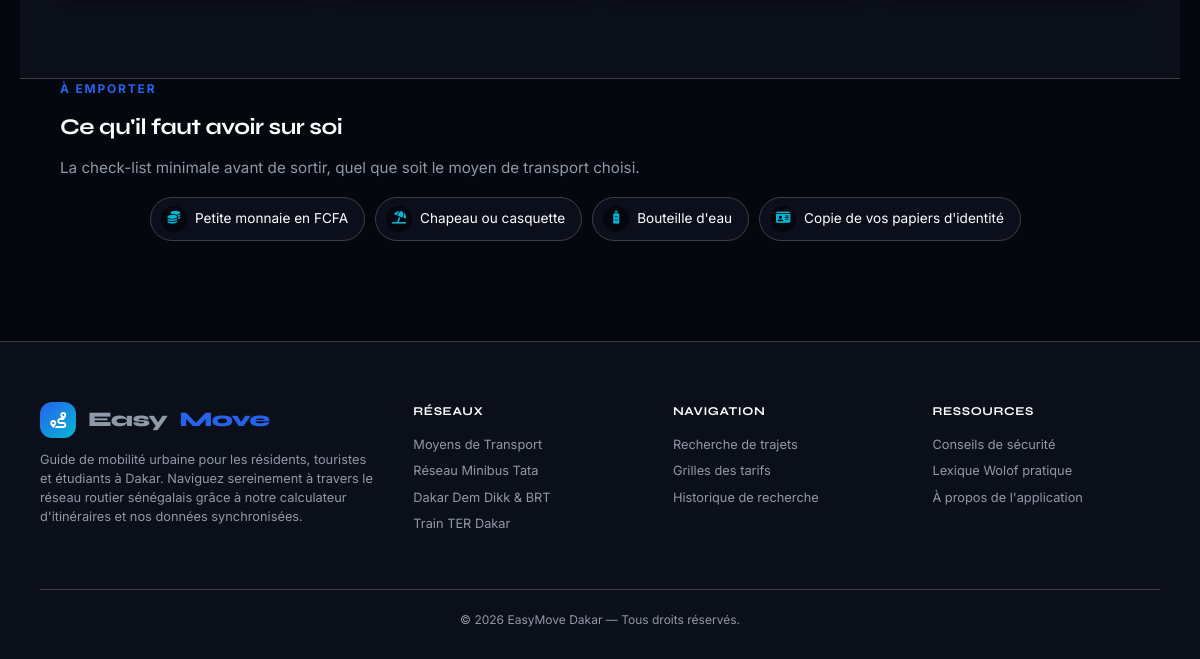
The app's page /conseils (lower part), older data.
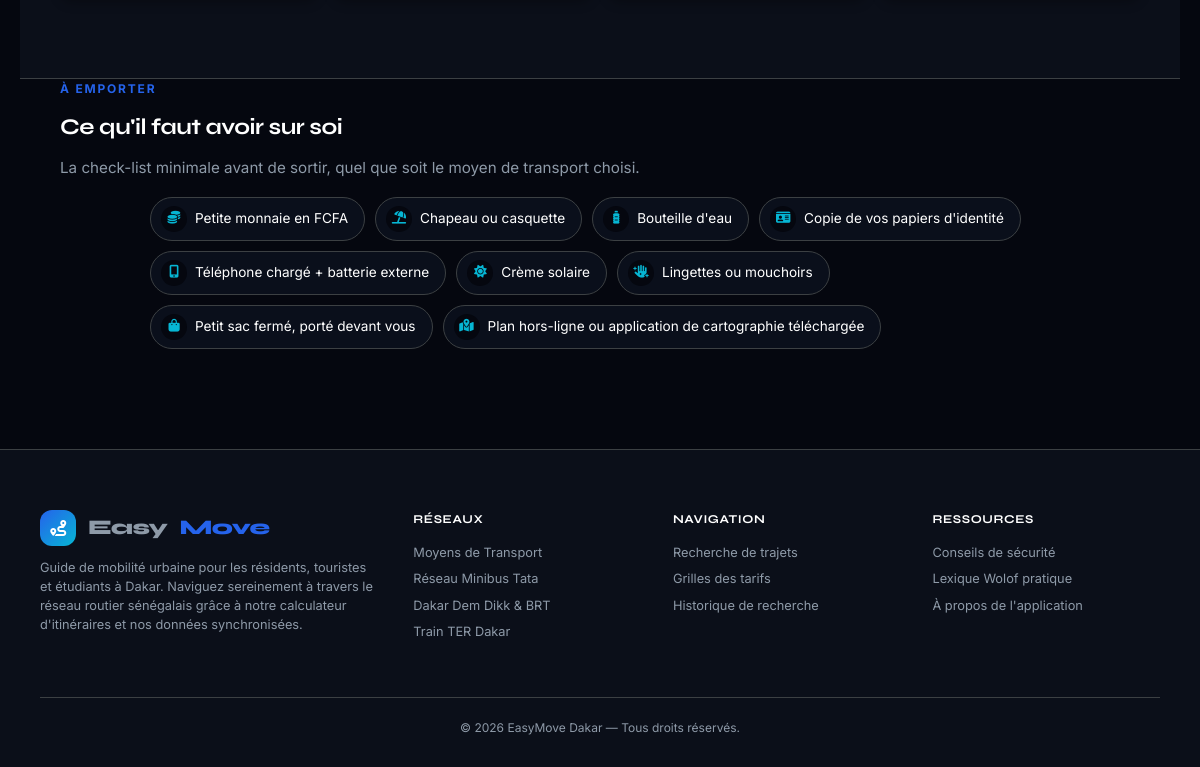
The same page, newer data.
### tables this page shows
CREATE TABLE infos_utiles (
    id_info     INTEGER PRIMARY KEY AUTOINCREMENT,
    categorie   TEXT NOT NULL,      -- 'Urgence', 'À emporter'
    libelle     TEXT NOT NULL,
    valeur      TEXT
);

### app.py (the view)
@app.route("/conseils")
def conseils():
    tous_conseils = database.get_tous_les_conseils()
    infos = database.get_infos_utiles()
    return render_template(
        "conseils.html",
        conseils_par_categorie=grouper_par(tous_conseils, "categorie"),
        infos_urgence=[dict(i) for i in infos if i["categorie"] == "Urgence"],
        infos_emporter=[dict(i) for i in infos if i["categorie"] == "À emporter"],
        active_page="conseils",
    )

### app.py (called while the page is built)
def grouper_par(liste, cle):
    groupes = OrderedDict()
    for item in liste:
        valeur = item[cle]
        groupes.setdefault(valeur, []).append(item)
    return groupes

### database.py (called while the page is built)
def get_connection():
    conn = sqlite3.connect(DB_PATH)
    conn.row_factory = sqlite3.Row
    conn.execute("PRAGMA foreign_keys = ON")
    return conn

def get_tous_les_conseils():
    conn = get_connection()
    conseils = conn.execute(
        "SELECT * FROM conseils ORDER BY categorie, id_conseil"
    ).fetchall()
    conn.close()
    return conseils

def get_infos_utiles():
    conn = get_connection()
    infos = conn.execute(
        "SELECT * FROM infos_utiles ORDER BY categorie, id_info"
    ).fetchall()
    conn.close()
    return infos

### templates/conseils.html (shortened to what this page needs)
{% extends "base.html" %}
{% block content %}
                {% set gradients = [
                    'linear-gradient(135deg, var(--accent-bleu), var(--accent-cyan))',
                    'linear-gradient(135deg, var(--accent-cyan), var(--accent-vert))',
                    'linear-gradient(135deg, var(--accent-vert), var(--accent-jaune))',
                    'linear-gradient(135deg, var(--accent-jaune), var(--accent-rouge))',
                    'linear-gradient(135deg, var(--accent-rouge), var(--accent-bleu))'
                ] %}
                {% set ns = namespace(i=0) %}
    <section class="section section-alt">
    </section>
    <section class="section" style="padding-top:0;">
        <div class="container">
            <div class="section-header" style="margin-bottom:16px;">
                <div class="eyebrow">À emporter</div>
                <h2 style="font-size:1.4rem;">Ce qu'il faut avoir sur soi</h2>
                <p>La check-list minimale avant de sortir, quel que soit le moyen de transport choisi.</p>
            </div>
            <div style="display:flex; flex-wrap:wrap; gap:10px; max-width:900px; margin:0 auto;">
                {% for info in infos_emporter %}
                <div style="display:inline-flex; align-items:center; gap:8px; background:var(--fond-carte); border:1px solid var(--border-color); border-radius:999px; padding:8px 16px 8px 10px;">
                    <span style="width:26px; height:26px; border-radius:50%; background:var(--bg-primary); display:inline-flex; align-items:center; justify-content:center; font-size:0.8rem; color:var(--accent-cyan); flex-shrink:0;">
                        <i class="fa-solid {% if 'monnaie' in info.valeur|lower %}fa-coins{% elif 'chapeau' in info.valeur|lower or 'casquette' in info.valeur|lower %}fa-umbrella-beach{% elif 'eau' in info.valeur|lower %}fa-bottle-water{% elif 'papiers' in info.valeur|lower or 'identité' in info.valeur|lower %}fa-id-card{% elif 'téléphone' in info.valeur|lower or 'batterie' in info.valeur|lower %}fa-mobile-screen-button{% elif 'crème' in info.valeur|lower or 'solaire' in info.valeur|lower %}fa-sun{% elif 'lingette' in info.valeur|lower or 'mouchoir' in info.valeur|lower %}fa-hand-sparkles{% elif 'sac' in info.valeur|lower %}fa-bag-shopping{% elif 'plan' in info.valeur|lower or 'application' in info.valeur|lower or 'carto' in info.valeur|lower %}fa-map-location-dot{% else %}fa-check{% endif %}"></i>
                    </span>
                    <span style="font-size:0.85rem; white-space:nowrap;">{{ info.valeur }}</span>
                </div>
                {% endfor %}
            </div>
        </div>
    </section>
{% endblock %}

Row changes from the older to the newer data that the page shows:
added infos_utiles: valeur "Téléphone chargé + batterie externe"
added infos_utiles: valeur "Crème solaire"
added infos_utiles: valeur "Lingettes ou mouchoirs"
added infos_utiles: valeur "Petit sac fermé, porté devant vous"
added infos_utiles: valeur "Plan hors-ligne ou application de cartographie téléchargée"
